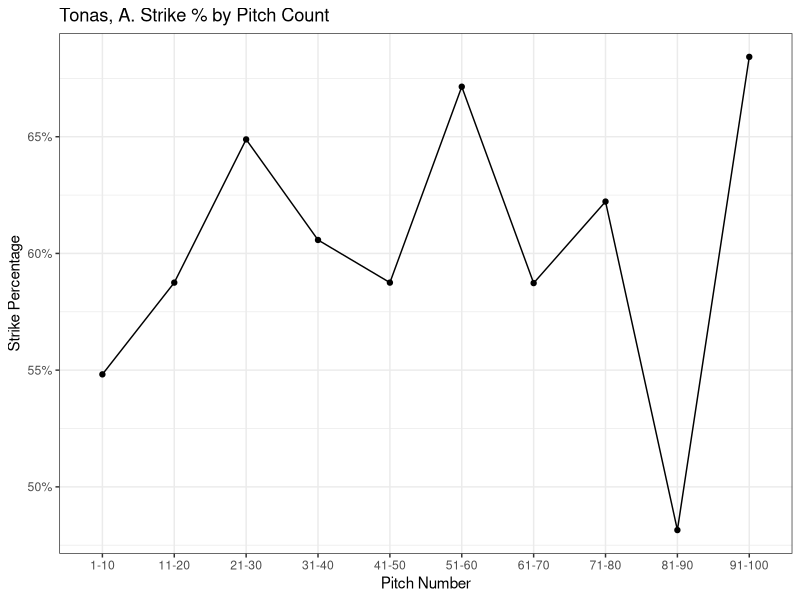
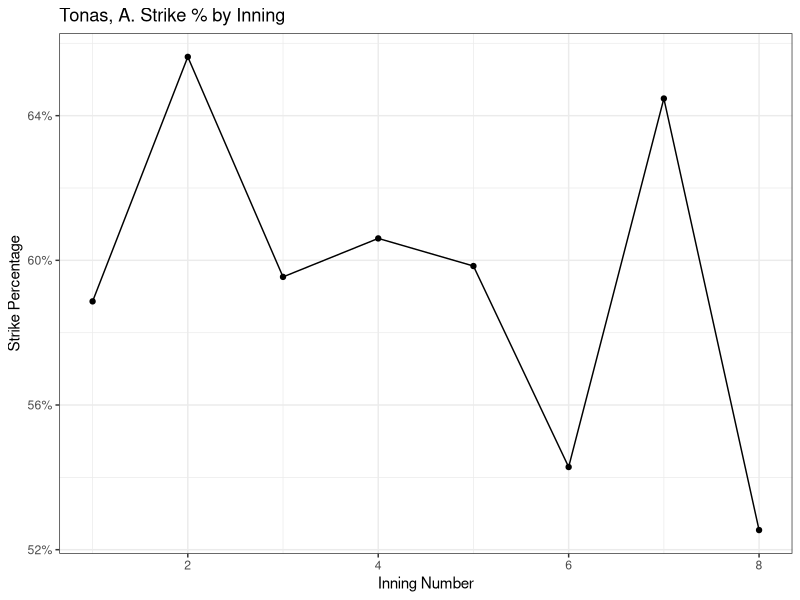
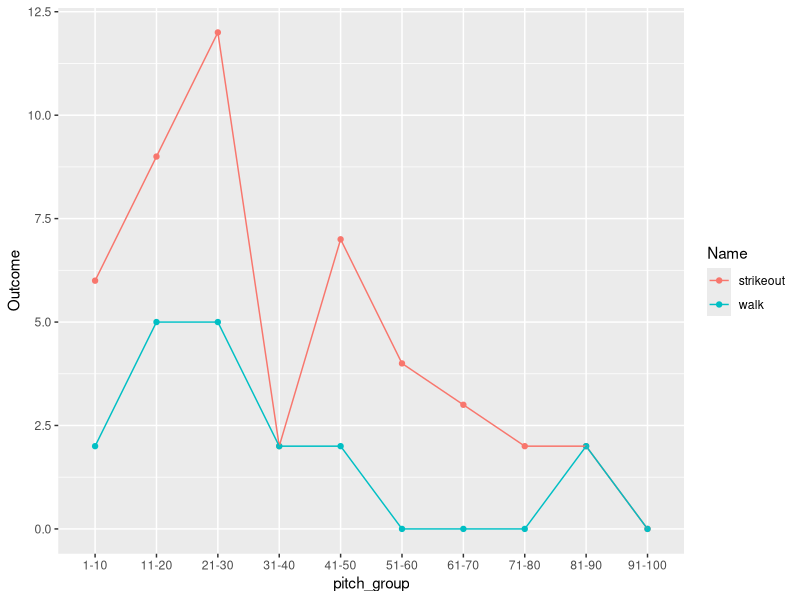

The R script that drew these images, in order: (Note: this script raises an error after producing the figures.)
#source("import_synergy_data.R")
library(tidyverse)

d <- read_csv("../data/tonas2019-2021_clean.csv")

#Modify data set to include pitch counts

d <- d %>% 
		group_by(outing_id) %>% 
	mutate(
		pitch_num_by_outing = row_number()) %>% 
	ungroup() %>% 
	mutate(
		pitch_group_by_ten = (pitch_num_by_outing %/% 10) + 1,
		pg_b = pitch_group_by_ten * 10,
		pg_a = pg_b - 9,
		pitch_group = str_c(pg_a, pg_b, sep = "-")
		)

#Strike % across pitch counts

d_strikepct <- d %>% 
  mutate(
    strike = case_when(
      pitch_result %in% c("Strike Swinging", "Strike Taken", "Foul", "BIP") ~ 1,
      TRUE ~ 0
    )) 	 %>% 
	group_by(pitch_group) %>% 
	summarize(
		strike_pct = mean(strike),
		count = n(),
	)

pitcher <- unique(d$pitcher)

ggplot(d_strikepct) +
	geom_point(aes(x = pitch_group, y = strike_pct)) +
	geom_line(aes(x = pitch_group, y = strike_pct, group = 1)) +
	scale_y_continuous(labels = scales::percent) +
	labs(title = paste(pitcher, "Strike % by Pitch Count"), y = "Strike Percentage", x = "Pitch Number") +
	theme_bw()

#strike % across innings

d_strikepct_innings <- d %>% 
  mutate(
    strike = case_when(
      pitch_result %in% c("Strike Swinging", "Strike Taken", "Foul", "BIP") ~ 1,
      TRUE ~ 0
    )) 	 %>% 
  group_by(inning_num) %>% 
  summarize(
    strike_pct = mean(strike),
    count = n(),
  )

pitcher <- unique(d$pitcher)

ggplot(d_strikepct_innings) +
  geom_point(aes(x = inning_num, y = strike_pct)) +
  geom_line(aes(x = inning_num, y = strike_pct, group = 1)) +
  scale_y_continuous(labels = scales::percent) +
  labs(title = paste(pitcher, "Strike % by Inning"), y = "Strike Percentage", x = "Inning Number") +
  theme_bw()


#Ks and BBs by pitch count

d <- d %>% 
  mutate(
    strikeout = case_when(
      non_bip_result %in% c("Strikeout") ~ 1,
      TRUE ~ 0
    )) %>% 
  mutate(
    walk = case_when(
      non_bip_result %in% c("Walk") ~ 1,
      TRUE ~ 0
    ))


dk <- d %>% 
  group_by(pitch_group) %>% 
  summarize(
    Outcome = sum(strikeout),
    Name = "strikeout"
  )

dbb <- d %>% 
  group_by(pitch_group) %>% 
  summarize(
    Outcome = sum(walk),
    Name = "walk"
  ) 

d_ksandbbs <- rbind(dk, dbb)

ggplot(d_ksandbbs, aes(x = pitch_group, y = Outcome, group = Name, color = Name)) +
  geom_point() +
  geom_line()
			
#does he have more strikeouts at the beginning because he threw more pitches


# Batting Average Aggregation ---------------------------------------------

d_ba <- d %>% 
    group_by(outing_id, pa_id) %>% 
    summarize(no_result = sum(!is.na(bip_result)) + sum(!is.na(non_bip_result)))

assertthat::assert_that(all(d_ba$no_result == 1))
# fix later


d_ba <- d %>% 
    filter(!is.na(bip_result) | !is.na(non_bip_result)) %>% 
    group_by(pitch_group, outing_id, pa_id) %>% 
    summarize(
        pa_outcome = if_else(!is.na(bip_result), bip_result, non_bip_result)
    ) %>% 
    mutate( # this is what changes for slugging and OBP
        ba_bin = case_when(
            pa_outcome %in% c(
                "Single",
                "Double",
                "Ground Rule Double",
                "Triple",
                "Home Run"
            ) ~ 1,
            pa_outcome %in% c(
                "Flyout",
                "Strikeout",
                "Groundout",
                "Lineout",
                "Lined Into Double Play",
                "Bunt Groundout",
                "Popout",
                "Field Error",
                "Grounded Into Double Play",
                "Fielder's Choice - Out",
                "Fielder's Choice - Safe"
            ) ~ 0,
            TRUE ~ NA_real_
            # do this for all
        )
    )

d_ba_collapsed <- d_ba %>% 
    group_by(pitch_group) %>% 
    summarize(
        Outcome = mean(ba_bin, na.rm = T),
        Name = ".AVG"
    )


# Slugging Percentage Aggregation --------------------------------------------------------------------

d_slg <- d %>% 
  group_by(outing_id, pa_id) %>% 
  summarize(no_result = sum(!is.na(bip_result)) + sum(!is.na(non_bip_result)))

assertthat::assert_that(all(d_slg$no_result == 1))
# fix later


d_slg <- d %>% 
  filter(!is.na(bip_result) | !is.na(non_bip_result)) %>% 
  group_by(pitch_group, outing_id, pa_id) %>% 
  summarize(
    pa_outcome = if_else(!is.na(bip_result), bip_result, non_bip_result)
  ) %>% 
  mutate( 
    single_bin = case_when(
      pa_outcome %in% c("Single") ~ 1,
      TRUE ~ 0),
    double_bin = case_when(
      pa_outcome %in% c("Double", "Ground Rule Double") ~ 1,
      TRUE ~ 0),
    triple_bin = case_when(
      pa_outcome %in% c("Triple") ~ 1,
      TRUE ~ 0),
    hr_bin = case_when(
      pa_outcome %in% c("Home Run") ~ 1,
      TRUE ~ 0),
    at_bat = case_when(
      pa_outcome %in% c("Walk", "Sacrifice Bunt", "Sacrifice Fly", "Hit By Pitch") ~ 0,
      TRUE ~ 1)
  )

d_slg_collapsed <- d_slg %>% 
  group_by(pitch_group) %>% 
  summarize(
    Outcome = (sum(single_bin) + 2*sum(double_bin) + 3*sum(triple_bin) + 4*sum(hr_bin))/sum(at_bat),
    Name = ".SLG"
  )


# On Base Percentage Aggregation --------------------------------------------------------------------

d_obp <- d %>% 
  group_by(outing_id, pa_id) %>% 
  summarize(no_result = sum(!is.na(bip_result)) + sum(!is.na(non_bip_result)))

assertthat::assert_that(all(d_obp$no_result == 1))
# fix later


d_obp <- d %>% 
  filter(!is.na(bip_result) | !is.na(non_bip_result)) %>% 
  group_by(pitch_group, outing_id, pa_id) %>% 
  summarize(
    pa_outcome = if_else(!is.na(bip_result), bip_result, non_bip_result)
  ) %>% 
  mutate( # this is what changes for slugging and OBP
    obp_bin = case_when(
      pa_outcome %in% c(
        "Single",
        "Double",
        "Ground Rule Double",
        "Triple",
        "Hit By Pitch",
        "Home Run",
        "Walk"
      ) ~ 1,
      pa_outcome %in% c(
        "Sacrifice Bunt"
      ) ~ NA_real_,
      TRUE ~ 0
      # do this for all
    )
  )

d_obp_collapsed <- d_obp %>% 
  group_by(pitch_group) %>% 
  summarize(
    Outcome = mean(obp_bin, na.rm = T),
    Name = ".OBP"
  )

#Graph for performance by pitch count -------------------------------------------------------------

dpitchperf <- rbind(d_ba_collapsed, d_slg_collapsed, d_obp_collapsed)

ggplot(dpitchperf, aes(x = pitch_group, y = Outcome, group = Name, color = Name)) +
  geom_point() +
  geom_line()

ggplot(dpitchperf, aes(x = pitch_group, y = Outcome, fill = Name)) +
  geom_bar(stat = "identity", position = "dodge")
